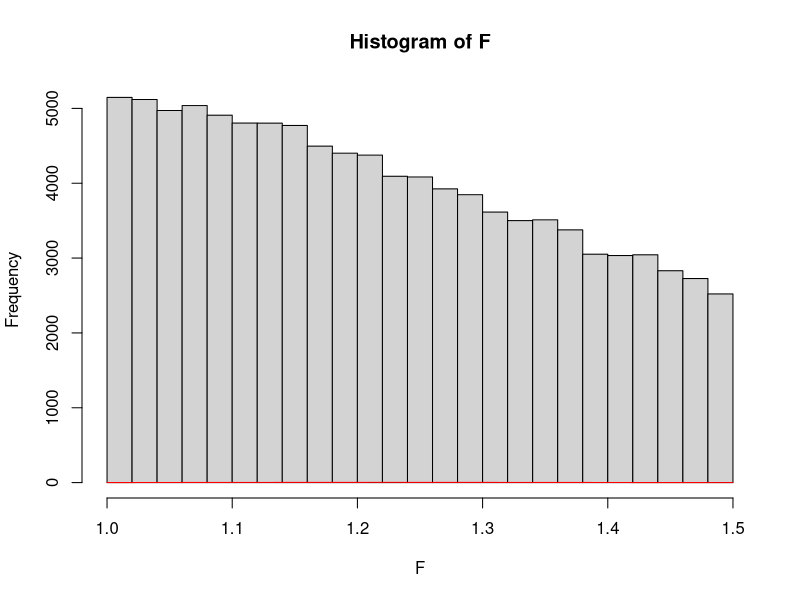

Source code (R):
n <- 2;
r <- 2;
F <- c();
i <- 1;

time0 <- proc.time()
while(i<=100000){
#vzorca
X_12 <- rnorm(n)
X_22 <- rnorm(n)

#cenilka variance
S_12 <- sqrt((1/(n-1))*((X_12[1]-mean(X_12))^2 + (X_12[2]-mean(X_12))^2))
S_22 <- sqrt((1/(n-1))* ((X_22[1]-mean(X_22))^2 + (X_22[2]-mean(X_22))^2))
S <- sort(c(S_12,S_22))

F[i] <- round(((1/r)*S[1]+(3/r)*S[2])/(S_12+S_22),3)
i <- i+1;
}

#pdf('Primer_10000.pdf')
time <- proc.time()-time0
x<-seq(0,10,0.01);
hist(F, freq = TRUE)
curve(dnorm(x,mean=mean(F),sd=sd(F)),add=TRUE, col = 'red')
#dev.off()